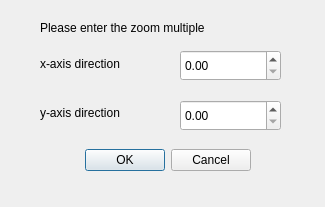
<?xml version="1.0" encoding="UTF-8"?>
<ui version="4.0">
 <class>sxsydialog</class>
 <widget class="QDialog" name="sxsydialog">
  <property name="geometry">
   <rect>
    <x>0</x>
    <y>0</y>
    <width>325</width>
    <height>207</height>
   </rect>
  </property>
  <property name="windowTitle">
   <string>Dialog</string>
  </property>
  <widget class="QDialogButtonBox" name="buttonBox">
   <property name="geometry">
    <rect>
     <x>70</x>
     <y>140</y>
     <width>181</width>
     <height>41</height>
    </rect>
   </property>
   <property name="orientation">
    <enum>Qt::Horizontal</enum>
   </property>
   <property name="standardButtons">
    <set>QDialogButtonBox::Cancel|QDialogButtonBox::Ok</set>
   </property>
  </widget>
  <widget class="QLabel" name="label_2">
   <property name="geometry">
    <rect>
     <x>40</x>
     <y>56</y>
     <width>131</width>
     <height>16</height>
    </rect>
   </property>
   <property name="text">
    <string>x-axis direction</string>
   </property>
  </widget>
  <widget class="QLabel" name="label">
   <property name="geometry">
    <rect>
     <x>40</x>
     <y>20</y>
     <width>261</width>
     <height>16</height>
    </rect>
   </property>
   <property name="text">
    <string>Please enter the zoom multiple</string>
   </property>
  </widget>
  <widget class="QDoubleSpinBox" name="doubleSpinBox_x">
   <property name="geometry">
    <rect>
     <x>180</x>
     <y>50</y>
     <width>101</width>
     <height>31</height>
    </rect>
   </property>
  </widget>
  <widget class="QLabel" name="label_3">
   <property name="geometry">
    <rect>
     <x>40</x>
     <y>105</y>
     <width>131</width>
     <height>16</height>
    </rect>
   </property>
   <property name="text">
    <string>y-axis direction</string>
   </property>
  </widget>
  <widget class="QDoubleSpinBox" name="doubleSpinBox_y">
   <property name="geometry">
    <rect>
     <x>180</x>
     <y>100</y>
     <width>101</width>
     <height>31</height>
    </rect>
   </property>
  </widget>
 </widget>
 <resources/>
 <connections>
  <connection>
   <sender>buttonBox</sender>
   <signal>rejected()</signal>
   <receiver>sxsydialog</receiver>
   <slot>reject()</slot>
   <hints>
    <hint type="sourcelabel">
     <x>316</x>
     <y>260</y>
    </hint>
    <hint type="destinationlabel">
     <x>286</x>
     <y>274</y>
    </hint>
   </hints>
  </connection>
  <connection>
   <sender>buttonBox</sender>
   <signal>accepted()</signal>
   <receiver>sxsydialog</receiver>
   <slot>accept()</slot>
   <hints>
    <hint type="sourcelabel">
     <x>248</x>
     <y>254</y>
    </hint>
    <hint type="destinationlabel">
     <x>157</x>
     <y>274</y>
    </hint>
   </hints>
  </connection>
 </connections>
</ui>
